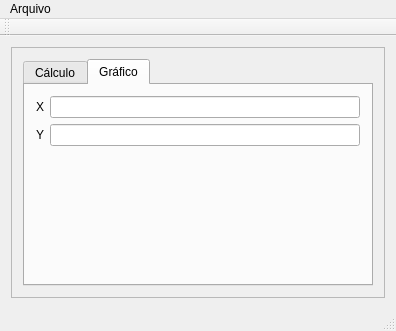
<?xml version="1.0" encoding="UTF-8"?>
<ui version="4.0">
 <class>MainWindow</class>
 <widget class="QMainWindow" name="MainWindow">
  <property name="geometry">
   <rect>
    <x>0</x>
    <y>0</y>
    <width>396</width>
    <height>331</height>
   </rect>
  </property>
  <property name="windowTitle">
   <string>TE::MatrixDesktop</string>
  </property>
  <widget class="QWidget" name="centralWidget">
   <layout class="QVBoxLayout" name="verticalLayout">
    <item>
     <widget class="QFrame" name="BannerPos">
      <property name="frameShape">
       <enum>QFrame::StyledPanel</enum>
      </property>
      <property name="frameShadow">
       <enum>QFrame::Raised</enum>
      </property>
      <layout class="QVBoxLayout" name="verticalLayout_5">
       <item>
        <widget class="QTabWidget" name="Tab">
         <property name="currentIndex">
          <number>1</number>
         </property>
         <widget class="QWidget" name="tab">
          <attribute name="title">
           <string>Cálculo</string>
          </attribute>
          <layout class="QVBoxLayout" name="verticalLayout_2">
           <item>
            <widget class="QTextEdit" name="console">
             <property name="readOnly">
              <bool>true</bool>
             </property>
            </widget>
           </item>
           <item>
            <layout class="QHBoxLayout" name="horizontalLayout_2">
             <item>
              <widget class="QLabel" name="label_3">
               <property name="text">
                <string>Operação</string>
               </property>
              </widget>
             </item>
             <item>
              <widget class="QLineEdit" name="Command"/>
             </item>
            </layout>
           </item>
          </layout>
         </widget>
         <widget class="QWidget" name="tab_2">
          <attribute name="title">
           <string>Gráfico</string>
          </attribute>
          <layout class="QVBoxLayout" name="verticalLayout_3">
           <item>
            <layout class="QFormLayout" name="formLayout">
             <item row="0" column="0">
              <widget class="QLabel" name="label_4">
               <property name="text">
                <string>X</string>
               </property>
              </widget>
             </item>
             <item row="0" column="1">
              <widget class="QLineEdit" name="x"/>
             </item>
             <item row="1" column="0">
              <widget class="QLabel" name="label_5">
               <property name="text">
                <string>Y</string>
               </property>
              </widget>
             </item>
             <item row="1" column="1">
              <widget class="QLineEdit" name="y"/>
             </item>
            </layout>
           </item>
           <item>
            <widget class="QWidget" name="widget" native="true">
             <layout class="QVBoxLayout" name="verticalLayout_4"/>
            </widget>
           </item>
          </layout>
         </widget>
        </widget>
       </item>
      </layout>
     </widget>
    </item>
   </layout>
  </widget>
  <widget class="QMenuBar" name="menuBar">
   <property name="geometry">
    <rect>
     <x>0</x>
     <y>0</y>
     <width>396</width>
     <height>21</height>
    </rect>
   </property>
   <widget class="QMenu" name="menuArquivo">
    <property name="title">
     <string>Arquivo</string>
    </property>
    <addaction name="actionAbrir"/>
    <addaction name="actionSalvar"/>
    <addaction name="separator"/>
    <addaction name="actionFechar_2"/>
   </widget>
   <addaction name="menuArquivo"/>
  </widget>
  <widget class="QToolBar" name="mainToolBar">
   <attribute name="toolBarArea">
    <enum>TopToolBarArea</enum>
   </attribute>
   <attribute name="toolBarBreak">
    <bool>false</bool>
   </attribute>
  </widget>
  <widget class="QStatusBar" name="statusBar"/>
  <action name="actionAbrir">
   <property name="text">
    <string>Abrir</string>
   </property>
  </action>
  <action name="actionSalvar">
   <property name="text">
    <string>Salvar</string>
   </property>
  </action>
  <action name="actionFechar">
   <property name="text">
    <string>Fechar</string>
   </property>
  </action>
  <action name="actionFechar_2">
   <property name="text">
    <string>Fechar</string>
   </property>
  </action>
 </widget>
 <layoutdefault spacing="6" margin="11"/>
 <resources/>
 <connections/>
</ui>
